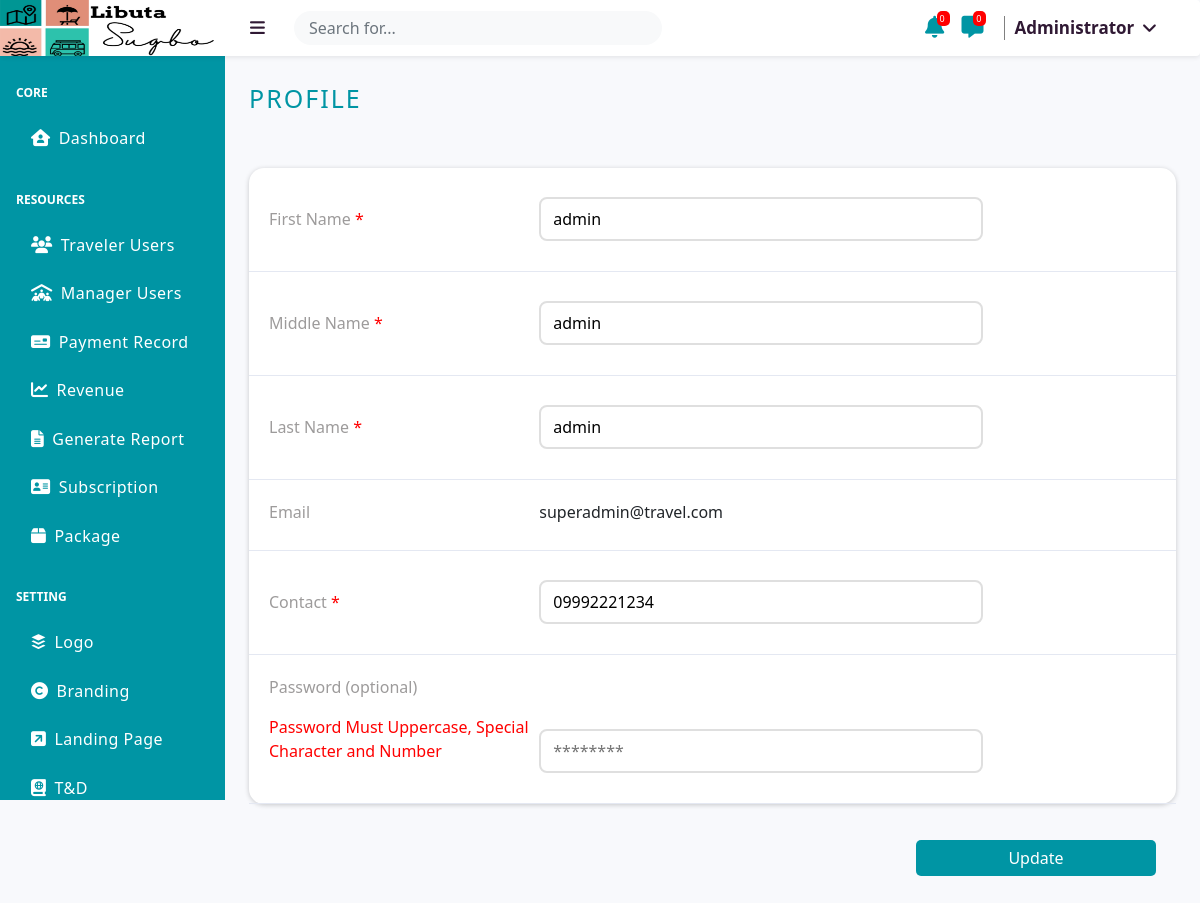
Page /src/administrator/profile.php (signed in) on the committed database.
### tables this page shows
CREATE TABLE `logo` (
  `id` int(255) NOT NULL,
  `image` varchar(255) NOT NULL
);

CREATE TABLE `users` (
  `id` int(255) NOT NULL,
  `first_name` varchar(255) NOT NULL,
  `middle_name` varchar(255) NOT NULL,
  `last_name` varchar(255) NOT NULL,
  `email` varchar(255) NOT NULL,
  `phone` varchar(255) NOT NULL,
  `password` varchar(255) NOT NULL,
  `type` varchar(255) NOT NULL,
  `maneger_type` varchar(255) DEFAULT NULL,
  `subcribed_at` timestamp NULL DEFAULT NULL,
  `image` varchar(255) NOT NULL,
  `status` varchar(255) NOT NULL,
  `block_status` varchar(255) NOT NULL
);

### class/Logo.php (called while the page is built, shortened)
<?php
class Logo extends User
{
    public function GetLogo()
    {
        $con = $this->GetConnection();
        $stmt = $con->prepare("SELECT * FROM logo");
        $stmt->execute();
        return $stmt->fetch(PDO::FETCH_OBJ);
    }
}

### class/User.php (called while the page is built, shortened)
<?php
class User extends Connection
{
    public function GetConnection()
    {
        $con = $this->con();
        return $con;
    }
    public function GetUserID($email)
    {
        $con = $this->GetConnection();
        $stmt = $con->prepare("SELECT * FROM users WHERE email=?");
        $stmt->execute([$email]);
        return $stmt->fetch(PDO::FETCH_OBJ);
    }
}

### src/administrator/profile.php (the view, shortened to what this page needs)
<?php
    include_once 'process/LoginStatus.php';
    $User = new User;
    $GetUserID = $User->GetUserID($email);
?>
<!DOCTYPE html>
<html lang="en">
<head>
    <link rel="stylesheet" href="../public/css/default.css?v=3">
    <link rel="stylesheet" href="../public/css/user_style.css?v=3">
</head>
<body class="sb-nav-fixed">
    <nav class="sb-topnav navbar navbar-expand navbar-dark bgnav shadow-sm p-3 mb-5 rounded">
        <?php
            include '_UI/header_1.php';
        ?>
    </nav>
    <div id="layoutSidenav">
        <div id="layoutSidenav_nav">
            <?php
                include '_UI/sidebar.php';
                echo $sidebaroutside;
            ?>
        </div>
        <div id="layoutSidenav_content">
            <main>
            <div class="container-fluid px-4">
                    <p class="mt-4 edit-title">Profile</p>
                    <div class="hide-dash">
                    <form id="submitForm_profile">
                            <div class="form-container-user">
                            <div class="rowss">
                                <div id="id_div">
                                        <p>First Name <span style="color:red;">*</span></p>
                                </div>
                                <div id="idcontent">
                                    <input type="text" id="fname" name="fname" required value="<?php echo $GetUserID->first_name; ?>">
                                </div>
                            </div>
                            <div class="rowss">
                                <div id="id_div">
                                        <p>Middle Name <span style="color:red;">*</span></p>
                                </div>
                                <div id="idcontent">
                                        <input type="text" id="mname" name="mname" required value="<?php  echo $GetUserID->middle_name; ?>">
                                </div>
                            </div>
                            <div class="rowss">
                                <div id="id_div">
                                     <p>Last Name <span style="color:red;">*</span></p>
                                </div>
                                <div id="idcontent">
                                        <input type="text" id="lname" name="lname" required value="<?php echo $GetUserID->last_name;  ?>">
                                </div>
                            </div>
                            <div class="rowss">
                                <div id="id_div">
                                        <p>Email</p>
                                </div>
                                <div id="idcontent">
                                    <p><?php
                                      echo $GetUserID->email;
                                    ?></p>
                                </div>
                            </div>
                            <div class="rowss">
                                <div id="id_div">
                                        <p>Contact <span style="color:red;">*</span></p>
                                </div>
                                <div id="idcontent">
                                   <input type="contact" id="contact" placeholder="09*********" name="contact" required  value="<?php echo $GetUserID->phone; ?>">
                                </div>
                            </div>
                            <div class="rowss">
                                <div id="id_div">
                                        <p>Password (optional)</span></p>
                                        <p style="color:red;">Password Must Uppercase, Special Character and Number</p>
                                </div>
                                <div id="idcontent">
                                    <input type="password" id="password" name="password" placeholder="********">
                                </div>
                                </div>
                            </div>
                            <div class="button-add-emp" id="logo-btn">
                                    <button type="submit" id="buttonss">
                                            <span id="spansubmit2">Update</span>
                                    </button>
                                </div>
                        </form>
                    </div>
                </div>
            </main>
        </div>
    </div>
</body>
</html>

### src/administrator/_UI/header_1.php (shortened to what this page needs)
<?php
$logo = new Logo;
$Getlogo = $logo->Getlogo();
$logoimage = '';
if($Getlogo){
   $logoimage = $Getlogo->image;
}
?>
<a class="navbar-brand display-title-none" href="#">
    <?php if($logoimage): ?>
        <img src="../user/assets/logo/<?php echo $logoimage; ?>" alt="" id="logonav">
    <?php else: ?>
        <p style="margin-left:40px; margin-top:15px;">NO LOGO</p>
    <?php endif; ?>
</a>
<button class="btn btn-link btn-sm order-1 order-lg-0 me-4 me-lg-0 colortitlenav navbar-burger-size" id="sidebarToggle" href="#!"><i class="fas fa-bars colorblack"></i></button>
<div class="me-0 me-md-3 my-2 my-md-0 widthfor">
    <div class="input-group">
        <input type="text" id="searchglobal" class="form-control border-0 bg-light small" placeholder="Search for..."
                    aria-label="Search" aria-describedby="basic-addon2">
    </div>
</div>
 <div class="notif-icon">
        <span class="countnum">0</span>
        <i class="fas fa-bell" id="notif_btn_open"></i>
    </div>
 <div class="notif-message">
        <span class="countnum" id="loadcont">0</span>
        <i class="fa-solid fa-message" id="mess_btn_open"></i>
    </div>
<ul class="navbar-nav ms-auto ms-md-0 me-3 me-lg-4">
    <li class="nav-item dropdown">
        <a class="colorblack" id="navbarDropdown" href="#" role="button" data-bs-toggle="dropdown" aria-expanded="false"><span id="titlenamess">Administrator</span> <span><i class="fas fa-angle-down fa-fw mt-1"></i></span></a>
    </li>
</ul>

### src/public/css/user_style.css (style rules this page uses)
#searchglobal { border-radius:50px; padding:5px 15px; margin-top:15px; }
.widthfor { width:23em; margin-left:20px; }
.edit-title { font-size:25px; margin-bottom:30px; text-transform: uppercase; letter-spacing: 2px; font-weight: 500; color:#0095a4; }
.bgnav { background:white; }
.colortitlenav { margin-top:15px; color:#301934; font-weight:700; }
.colorblack { text-decoration: none; font-weight: 700; color:#301934; font-size:17px; }
.form-container-user { width:100%; z-index:100%; height:auto; margin:auto; margin-top:50px; background:white; border-radius:15px; box-shadow: 0px 1px 5px 0px rgba(0,0,0,0.2); }
.form-container-user .rowss { width:100%; height:auto; padding:10px 20px 5px 20px; border-bottom:solid 1px #e4e8f2; }
.form-container-user .rowss #id_div p { font-size:16px; color:rgb(157, 155, 155); }
.form-container-user .rowss #idcontent input { width:100%; font-size:16px; margin-top:9px; padding:8px 12px; border-radius:8px; margin-bottom:20px; border:rgb(223, 223, 223) 2px solid; outline:none; transition: all ease 1s; }
@media (min-width:700px) { .form-container-user .rowss #id_div { display:inline-block; width: 30%; } }
@media (min-width:700px) { .form-container-user .rowss #idcontent { display:inline-block; width: 50%; } }
@media (min-width:700px) { .form-container-user .rowss { padding:20px 20px 10px 20px; } }
.hide-dash { display: none; }
.button-add-emp { text-align:right; }
.button-add-emp button { font-size:16px; cursor:pointer; padding:6px 12px; border-radius:5px; border:none; outline:none; margin:1em 0 2em 0; background: #0095a4; transition:all ease .35s; color:white; width:100%; }
@media (min-width:700px) { .button-add-emp button { width:15em; } }
#logo-btn { padding:20px; }
.navbar-brand #logonav { width:100%; height:57px; margin-left:-16px; z-index:100; margin-top:-1.5px; text-align:center; object-fit: cover; }
.notif-icon .fa-bell { cursor: pointer; color:#0095a4; font-size:22px; }
.notif-message .fa-message { cursor: pointer; color:#0095a4; font-size:22px; margin-right:10px; }
.countnum { color:red; font-size:9px; position: relative; left:29px; color:white; top:-13px; background-color: red; padding:1px 5px 1px 3px; text-align: center; border-radius: 5px; }
@media (min-width:1050px) { .rowss #id_div { display:inline-block; width: 30%; } }
@media (min-width:1050px) { .rowss #idcontent { display:inline-block; width: 65%; } }

### rows in the picture
logo: image (picture)
users: fname "admin", mname "admin", lname "admin", email "superadmin@travel.com", contact "09992221234"
